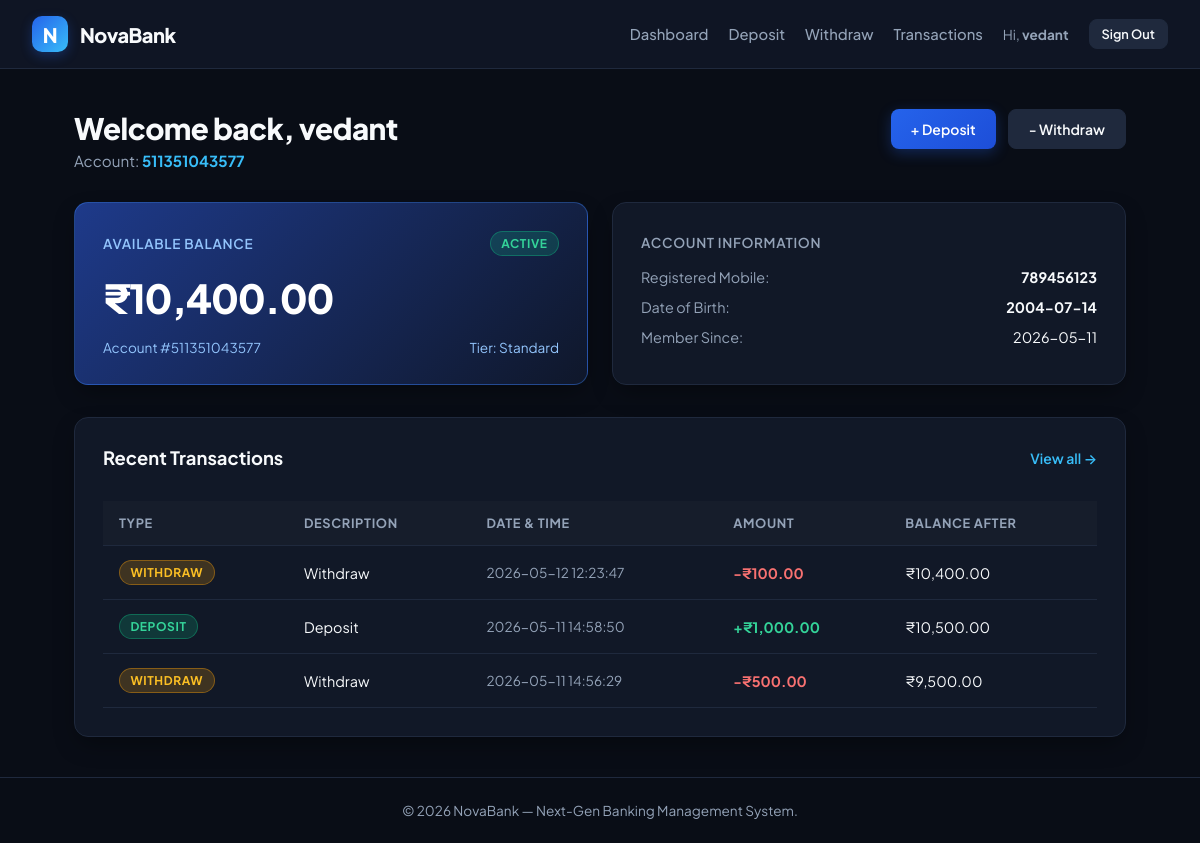
The app's page / (signed in) with its own data.
### tables this page shows
CREATE TABLE customers (
    id              INTEGER PRIMARY KEY AUTOINCREMENT,
    full_name       TEXT    NOT NULL,
    dob             TEXT    NOT NULL,
    mobile          TEXT    NOT NULL,
    address         TEXT    NOT NULL,
    username        TEXT    NOT NULL UNIQUE,
    password_hash   TEXT    NOT NULL,
    pin_hash        TEXT    NOT NULL,
    created_at      TEXT    NOT NULL DEFAULT (datetime('now')),
    updated_at      TEXT    NOT NULL DEFAULT (datetime('now'))
);

CREATE TABLE accounts (
    id              INTEGER PRIMARY KEY AUTOINCREMENT,
    account_number  TEXT    NOT NULL UNIQUE,
    customer_id     INTEGER NOT NULL,
    balance         REAL    NOT NULL DEFAULT 0,
    status          TEXT    NOT NULL DEFAULT 'ACTIVE'  CHECK(status IN ('ACTIVE','FROZEN','CLOSED')),
    created_at      TEXT    NOT NULL DEFAULT (datetime('now')),
    updated_at      TEXT    NOT NULL DEFAULT (datetime('now')),
    FOREIGN KEY (customer_id) REFERENCES customers(id) ON DELETE CASCADE
);

CREATE TABLE transactions (
    id              INTEGER PRIMARY KEY AUTOINCREMENT,
    account_id      INTEGER NOT NULL,
    type            TEXT    NOT NULL CHECK(type IN ('DEPOSIT','WITHDRAW','TRANSFER_IN','TRANSFER_OUT')),
    amount          REAL    NOT NULL CHECK(amount > 0),
    balance_after   REAL    NOT NULL,
    description     TEXT,
    created_at      TEXT    NOT NULL DEFAULT (datetime('now')),
    FOREIGN KEY (account_id) REFERENCES accounts(id) ON DELETE CASCADE
);

### web/app.py (the view)
    @app.route("/")
    @customer_required
    def dashboard() -> Any:
        customer_id = session["customer_id"]
        customer = customers_repo.by_id(customer_id)
        if not customer:
            session.clear()
            return redirect(url_for("login"))
        account = account_service.get_customer_account(customer_id)
        transactions = tx_service.history(account.id)[:5]
        return render_template("dashboard.html", customer=customer, account=account, transactions=transactions)

### database/db_connection.py (called while the page is built)
    @property
    def connection(self) -> sqlite3.Connection:
        return self._conn

### models/account_model.py (called while the page is built)
    @staticmethod
    def from_row(row: Mapping[str, Any]) -> "Account":
        return Account(
            id=row["id"],
            account_number=row["account_number"],
            customer_id=row["customer_id"],
            balance=float(row["balance"]),
            status=row["status"],
            created_at=row["created_at"],
            updated_at=row["updated_at"],
        )

### models/customer_model.py (called while the page is built)
    @staticmethod
    def from_row(row: Mapping[str, Any]) -> "Customer":
        return Customer(
            id=row["id"],
            full_name=row["full_name"],
            dob=row["dob"],
            mobile=row["mobile"],
            address=row["address"],
            username=row["username"],
            password_hash=row["password_hash"],
            pin_hash=row["pin_hash"],
            created_at=row["created_at"],
            updated_at=row["updated_at"],
        )

    @staticmethod
    def maybe(row: Optional[Mapping[str, Any]]) -> Optional["Customer"]:
        return Customer.from_row(row) if row else None

### models/transaction_model.py (called while the page is built)
    @staticmethod
    def from_row(row: Mapping[str, Any]) -> "Transaction":
        return Transaction(
            id=row["id"],
            account_id=row["account_id"],
            type=row["type"],
            amount=float(row["amount"]),
            balance_after=float(row["balance_after"]),
            description=row["description"] or "",
            created_at=row["created_at"],
        )

### repositories/account_repository.py (called while the page is built)
    def by_customer(self, customer_id: int) -> List[Account]:
        cur = self._db.connection.execute(AccountQ.BY_CUSTOMER, (customer_id,))
        return [Account.from_row(r) for r in cur.fetchall()]

### repositories/customer_repository.py (called while the page is built)
    def by_id(self, customer_id: int) -> Optional[Customer]:
        cur = self._db.connection.execute(CustomerQ.BY_ID, (customer_id,))
        return Customer.maybe(cur.fetchone())

### repositories/transaction_repository.py (called while the page is built)
    def by_account(self, account_id: int) -> List[Transaction]:
        cur = self._db.connection.execute(TransactionQ.BY_ACCOUNT, (account_id,))
        return [Transaction.from_row(r) for r in cur.fetchall()]

### services/account_service.py (called while the page is built)
    def get_customer_account(self, customer_id: int) -> Account:
        items = self._accounts.by_customer(customer_id)
        if not items:
            raise NotFoundError("No account found for this customer.")
        return items[0]

### web/templates/dashboard.html (shortened to what this page needs)
{% extends "base.html" %}
{% block content %}
<div style="display: flex; flex-direction: column; gap: 2rem;">
    <div style="display: flex; justify-content: space-between; align-items: flex-start; flex-wrap: wrap; gap: 1rem;">
        <div>
            <h1 style="font-size: 1.85rem; font-weight: 800; letter-spacing: -0.02em;">Welcome back, {{ customer.full_name }}</h1>
            <p style="color: var(--text-muted); font-size: 0.95rem; margin-top: 0.25rem;">Account: <code style="color: var(--accent); font-weight: 700;">{{ account.account_number }}</code></p>
        </div>
        <div style="display: flex; gap: 0.75rem;">
            <a href="/deposit" class="btn btn-primary">+ Deposit</a>
            <a href="/withdraw" class="btn btn-secondary">- Withdraw</a>
        </div>
    </div>
    <div style="display: grid; grid-template-columns: repeat(auto-fit, minmax(280px, 1fr)); gap: 1.5rem;">
        <div class="card" style="background: linear-gradient(135deg, #1e3a8a, #0f172a); border-color: rgba(59, 130, 246, 0.4);">
            <div style="display: flex; justify-content: space-between; align-items: center; margin-bottom: 1rem;">
                <span style="color: #93c5fd; font-size: 0.85rem; font-weight: 600; text-transform: uppercase; letter-spacing: 0.05em;">Available Balance</span>
                <span class="badge {{ 'active' if account.status == 'ACTIVE' else 'frozen' }}">{{ account.status }}</span>
            </div>
            <div style="font-size: 2.5rem; font-weight: 800; color: #ffffff; letter-spacing: -0.03em;">
                ₹{{ "{:,.2f}".format(account.balance) }}
            </div>
            <div style="margin-top: 1rem; color: #93c5fd; font-size: 0.85rem; display: flex; justify-content: space-between;">
                <span>Account #{{ account.account_number }}</span>
                <span>Tier: Standard</span>
            </div>
        </div>
        <div class="card">
            <span style="color: var(--text-muted); font-size: 0.85rem; font-weight: 600; text-transform: uppercase; letter-spacing: 0.05em;">Account Information</span>
            <div style="margin-top: 1rem; display: flex; flex-direction: column; gap: 0.75rem; font-size: 0.9rem;">
                <div style="display: flex; justify-content: space-between;">
                    <span style="color: var(--text-muted);">Registered Mobile:</span>
                    <strong>{{ customer.mobile }}</strong>
                </div>
                <div style="display: flex; justify-content: space-between;">
                    <span style="color: var(--text-muted);">Date of Birth:</span>
                    <strong>{{ customer.dob }}</strong>
                </div>
                <div style="display: flex; justify-content: space-between;">
                    <span style="color: var(--text-muted);">Member Since:</span>
                    <span>{{ customer.created_at[:10] }}</span>
                </div>
            </div>
        </div>
    </div>
    <div class="card">
        <div style="display: flex; justify-content: space-between; align-items: center; margin-bottom: 1rem;">
            <h3 style="font-size: 1.15rem; font-weight: 700;">Recent Transactions</h3>
            <a href="/transactions" style="color: var(--accent); font-size: 0.875rem; text-decoration: none; font-weight: 600;">View all &rarr;</a>
        </div>
        {% if transactions %}
            <div style="overflow-x: auto;">
                <table>
                    <thead>
                        <tr>
                            <th>Type</th>
                            <th>Description</th>
                            <th>Date & Time</th>
                            <th>Amount</th>
                            <th>Balance After</th>
                        </tr>
                    </thead>
                    <tbody>
                        {% for tx in transactions %}
                            <tr>
                                <td>
                                    <span class="badge {{ 'active' if tx.type == 'DEPOSIT' else 'frozen' }}">
                                        {{ tx.type }}
                                    </span>
                                </td>
                                <td>{{ tx.description or '—' }}</td>
                                <td style="color: var(--text-muted); font-size: 0.85rem;">{{ tx.created_at }}</td>
                                <td style="font-weight: 700; color: {{ '#34d399' if tx.type == 'DEPOSIT' else '#f87171' }};">
                                    {{ '+' if tx.type == 'DEPOSIT' else '-' }}₹{{ "{:,.2f}".format(tx.amount) }}
                                </td>
                                <td>₹{{ "{:,.2f}".format(tx.balance_after) }}</td>
                            </tr>
                        {% endfor %}
                    </tbody>
                </table>
            </div>
        {% else %}
            <p style="color: var(--text-muted); padding: 1.5rem 0; text-align: center;">No transactions found yet.</p>
        {% endif %}
    </div>
</div>
{% endblock %}

### web/templates/base.html (style rules this page uses)
:root { --bg: #090d16; --surface: #111827; --surface-hover: #1f293d; --border: #1f293d; --primary: #2563eb; --primary-hover: #1d4ed8; --accent: #38bdf8; --text: #f8fafc; --text-muted: #94a3b8; --success: #10b981; --danger: #ef4444; --warning: #f59e0b; }
* { box-sizing: border-box; margin: 0; padding: 0; font-family: 'Plus Jakarta Sans', system-ui, -apple-system, sans-serif; }
body { background-color: var(--bg); color: var(--text); min-height: 100vh; display: flex; flex-direction: column; }
.btn { display: inline-flex; align-items: center; justify-content: center; padding: 0.625rem 1.25rem; border-radius: 8px; font-size: 0.875rem; font-weight: 600; text-decoration: none; cursor: pointer; border: none; transition: all 0.2s ease; gap: 0.5rem; }
.btn-primary { background: linear-gradient(135deg, var(--primary), #1d4ed8); color: #fff; box-shadow: 0 4px 14px rgba(37, 99, 235, 0.3); }
.btn-secondary { background: var(--surface-hover); color: var(--text); border: 1px solid var(--border); }
.card { background-color: var(--surface); border: 1px solid var(--border); border-radius: 14px; padding: 1.75rem; box-shadow: 0 10px 25px -5px rgba(0, 0, 0, 0.4); }
.badge { display: inline-block; padding: 0.25rem 0.65rem; border-radius: 9999px; font-size: 0.75rem; font-weight: 700; text-transform: uppercase; letter-spacing: 0.05em; }
.badge.active { background: rgba(16, 185, 129, 0.2); color: #34d399; border: 1px solid rgba(16, 185, 129, 0.4); }
.badge.frozen { background: rgba(245, 158, 11, 0.2); color: #fbbf24; border: 1px solid rgba(245, 158, 11, 0.4); }
table { width: 100%; border-collapse: collapse; margin-top: 1rem; }
th, td { text-align: left; padding: 0.875rem 1rem; border-bottom: 1px solid var(--border); font-size: 0.9rem; }
th { color: var(--text-muted); font-size: 0.8rem; text-transform: uppercase; letter-spacing: 0.05em; background: rgba(255, 255, 255, 0.02); }

### records on screen
customers: full_name "vedant", mobile "789456123", dob "2004-07-14", created_at "2026-05-11"
accounts: account_number "511351043577", status "ACTIVE", balance "10,400.00"
transactions: type "WITHDRAW", description "Withdraw", created_at "2026-05-12 12:23:47", type "-", amount "100.00", balance_after "10,400.00"
transactions: type "DEPOSIT", description "Deposit", created_at "2026-05-11 14:58:50", type "+", amount "1,000.00", balance_after "10,500.00"
transactions: type "WITHDRAW", description "Withdraw", created_at "2026-05-11 14:56:29", type "-", amount "500.00", balance_after "9,500.00"

### other values on screen
{{ session.get('username') }} "vedant"
